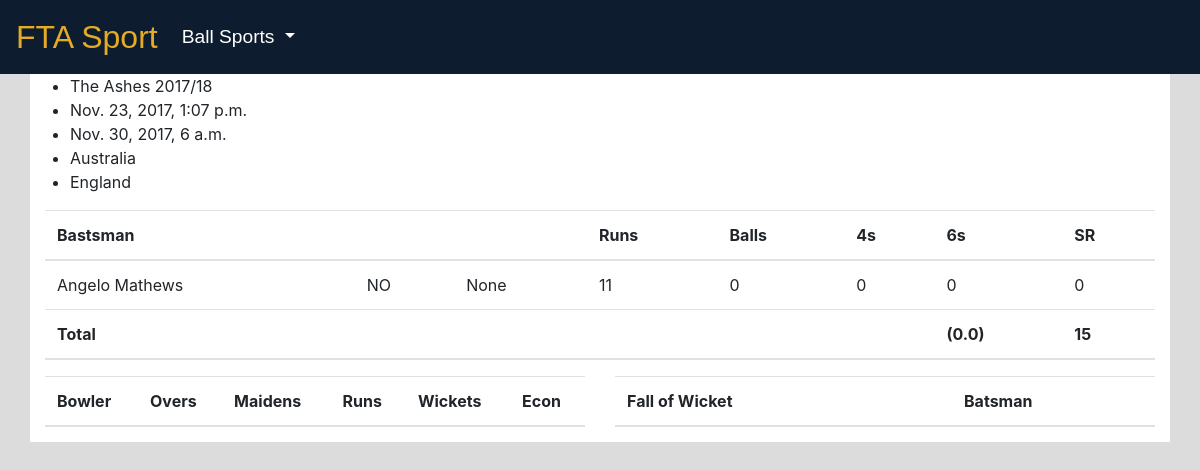
Page /cricket-view/scorecard/3/ on the committed database.
### sports/models.py (models this page shows, shortened)
class Sport_Category(models.Model):
    name = models.CharField(max_length=100, db_index=True)
    category_slug = models.SlugField(max_length=100, db_index=True)

class Team(models.Model):
    sport = models.ForeignKey('Sport', on_delete=models.CASCADE)
    country = CountryField()
    team_name = models.CharField(max_length=250)
    gender = models.ForeignKey('Gender', on_delete=models.CASCADE)
    tier = models.ForeignKey('Tier', on_delete=models.CASCADE)
    def __str__(self):
       return self.team_name

### cricket/models.py (models this page shows, shortened)
class Match(models.Model):
    tour = models.ForeignKey('Tour', on_delete=models.CASCADE)
    start_date = models.DateTimeField(blank=True)
    end_date = models.DateTimeField(blank=True)
    home_team = models.ForeignKey('sports.Team', on_delete=models.CASCADE, related_name='cricket_home_team')
    away_team = models.ForeignKey('sports.Team', on_delete=models.CASCADE, related_name='cricket_away_team')

class Tour(models.Model):
    name = models.CharField(max_length=200)
    tier_level = models.ForeignKey('sports.Tier')
    country = CountryField()
    def __str__(self):
        return self.name

class BattingDetail(models.Model):
    STATUS_CHOICES = (
        ('not out', 'not out'),
        ('bowled', 'bowled'),
        ('caught', 'caught'),
        ('lbw', 'lbw'),
        ('stumped', 'stumped'),
        ('ran-out', 'ran-out'),
        ('retired-hurt', 'retired-hurt'),
        ('retired-out', 'retired-out'),
        ('timed-out', 'timed-out'),
        ('handled-the-ball', 'handled-the-ball'),
    )
    innings = models.ForeignKey(InningsScorecard)
    player = models.ForeignKey(CricketPlayer)
    runs = models.IntegerField(default=0)
    balls_faced = models.IntegerField(default=0)
    fours = models.IntegerField(default=0)
    sixes = models.IntegerField(default=0)
    strike_rate = models.IntegerField(default=0)
    status = models.CharField(max_length=15, choices=STATUS_CHOICES, default='not out')
    bowled_by = models.ForeignKey('BowlingDetail', blank=True, null=True, on_delete=models.CASCADE, related_name='bowled_by')
    caught_by = models.ForeignKey(CricketPlayer, blank=True, null=True, on_delete=models.CASCADE, related_name='caught_by')
    def __str__(self):
        return str(self.player)

class CricketPlayer(models.Model):
    first_name = models.CharField(max_length=50, blank=True)
    second_name = models.CharField(max_length=50, blank=True)
    international_team = models.ForeignKey('sports.Team', on_delete=models.CASCADE, related_name='cricket_international_team')
    domestic_teams = models.ManyToManyField('sports.Team', related_name='cricket_domestic_teams')
    def __str__(self):
        return self.first_name + ' ' + self.second_name

class InningsScorecard(models.Model):
    fixture = models.ForeignKey(Match)
    team = models.ForeignKey(Team)
    runs = models.IntegerField(default=0)
    wides = models.IntegerField(default=0)
    no_ball = models.IntegerField(default=0)
    leg_byes = models.IntegerField(default=0)
    byes = models.IntegerField(default=0)
    penelty_runs = models.IntegerField(default=0)
    wickets = models.IntegerField(default=0)
    overs = models.FloatField(default=0.0)

### cricket/views.py (the view)
# urls.py: url(r'^scorecard/(?P<pk>\d+)/$', cricket.CricketDetail.as_view(), name='cricket-scorecard'),
class CricketDetail(generic.DetailView): #maybe change to a list view?
    model = Match
    template_name="cricket/cricket_scorecard.html"
    context_object_name='cricket_score_card'
    def get_context_data(self, **kwargs):
        context = super(CricketDetail, self).get_context_data(**kwargs)
        context['tour'] = Tour.objects.all()
        context['inningsscorecard'] = InningsScorecard.objects.filter(id=self.object.pk)
        context['battingdetail'] = BattingDetail.objects.filter(id=self.object.pk)
        context['bowlingdetail'] = BowlingDetail.objects.filter(id=self.object.pk)
        context['cricketplayer'] = CricketPlayer.objects.filter(id=self.object.pk)
        context['fallofwicket'] = FallofWicket.objects.filter(id=self.object.pk)
        return context
    def get_object(self):
        obj = get_object_or_404(
            self.model,
            pk=self.kwargs['pk'])
        return obj

### context_processors/menu/context_processors.py (called while the page is built)
def categories(request):
    all_categories = Sport_Category.objects.all()
    return {
        'categories': all_categories,
    }

### django_countries/fields.py (called while the page is built)
def country_to_text(value):
    if hasattr(value, 'code'):
        value = value.code
    if value is None:
        return None
    return force_text(value)

    def __set__(self, instance, value):
        if self.field.multiple:
            if isinstance(value, (basestring, Country)):
                value = force_text(value).split(',')
            value = [
                country_to_text(code) for code in value
                if country_to_text(code)]
        else:
            value = country_to_text(value)
        instance.__dict__[self.field.name] = value

    def get_internal_type(self):
        return "CharField"

### cricket/templates/cricket/cricket_scorecard.html (shortened to what this page needs)
{% include "base.html" %}
{% block content %}
<div class="container">
  <div class="row">
    <ul>
      <li>{{ object.tour }}</li>
      <li>{{ object.start_date }}</li>
      <li>{{ object.end_date }}</li>
      <li>{{ object.home_team }}</li>
      <li>{{ object.away_team }}</li>
    </ul>
    <div class="col-12">
      <table class="table table-hover">
        <thead class="thead-inverse">
          <tr>
            <th>Bastsman</th>
            <th></th>
            <th></th>
            <th>Runs</th>
            <th>Balls</th>
            <th>4s</th>
            <th>6s</th>
            <th>SR</th>
          </tr>
        </thead>
        <tbody>
          <tr>
              {% for task in battingdetail %}
                <td>{{task}}</td>
                <td>{{task.status}}</td>
                <td>{{task.bowled_by}}</td>
                <td>{{task.runs}}</td>
                <td>{{task.balls_faced}}</td>
                <td>{{task.fours}}</td>
                <td>{{task.sixes}}</td>
                <td>{{task.strike_rate}}</td>
              {% endfor %}
          </tr>
        </tbody>
        <thead class="thead-inverse">
          <tr>
            {% for innings in inningsscorecard %}
            <th>Total</th>
            <th></th>
            <th></th>
            <th></th>
            <th></th>
            <th></th>
            <th>({{innings.overs}})</th>
            <th>{{innings.runs}}</th>
            {% endfor %}
          </tr>
        </thead>
      </table>
    </div>
  </div>
  <div class="row">
    <div class="col-md-6 col-sm-12">
      <table class="table table-hover">
        <thead class="thead-inverse">
          <tr>
            <th>Bowler</th>
            <th>Overs</th>
            <th>Maidens</th>
            <th>Runs</th>
            <th>Wickets</th>
            <th>Econ</th>
          </tr>
        </thead>
      </table>
    </div>
    <div class="col-md-6 col-sm-12">
      <table class="table table-hover">
        <thead class="thead-inverse">
          <tr>
            <th>Fall of Wicket</th>
            <th></th>
            <th>Batsman</th>
          </tr>
        </thead>
    </div>
  </div>
</div>
{% endblock %}

### templates/main_menu.html (shortened to what this page needs)
{% extends "base.html" %}
{% block main_menu %}
<nav class="navbar navbar-expand-lg main-nav">
  <a class="navbar-brand" href="{% url 'sports:index' %}">FTA Sport</a>
  <div class="collapse navbar-collapse" id="navbarSupportedContent">
    <ul class="navbar-nav mr-auto">
      {% for sport_category in categories %}
      <li class="nav-item dropdown">
        <a class="nav-link dropdown-toggle" href="#" id="navbarDropdown" role="button" data-toggle="dropdown" aria-haspopup="true" aria-expanded="false">
          {{ sport_category.name }}
        </a>
      </li>
      {% endfor %}
    </ul>
  </div>
</nav>
{% endblock %}

### static/css/main-style.css (style rules this page uses)
body { background-color:#dcdcdc }
.container { background-color:white }
.main-nav { background-color:#0E1C30;color:white;font-family:arial }
.main-nav a { font-size:1.2rem;color:white }
.main-nav .navbar-brand { font-size:2rem;color:#E5AB24 }
a { color:green }
a { color:#0E1C30 }

### rows in the picture
Sport_Category: name "Ball Sports"
Match: tour "The Ashes 2017/18", start_date "Nov. 23, 2017, 1:07 p.m.", end_date "Nov. 30, 2017, 6 a.m.", home_team "Australia", away_team "England"
BattingDetail: player.second_name "Angelo Mathews", status "NO", bowled_by "None", runs "11", balls_faced "0", fours "0", sixes "0", strike_rate "0"
InningsScorecard: overs "0.0", runs "15"
